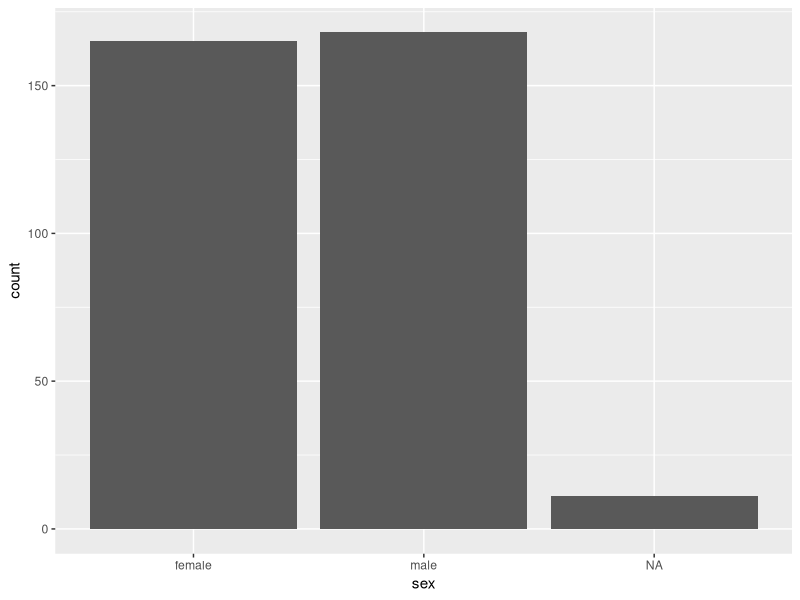
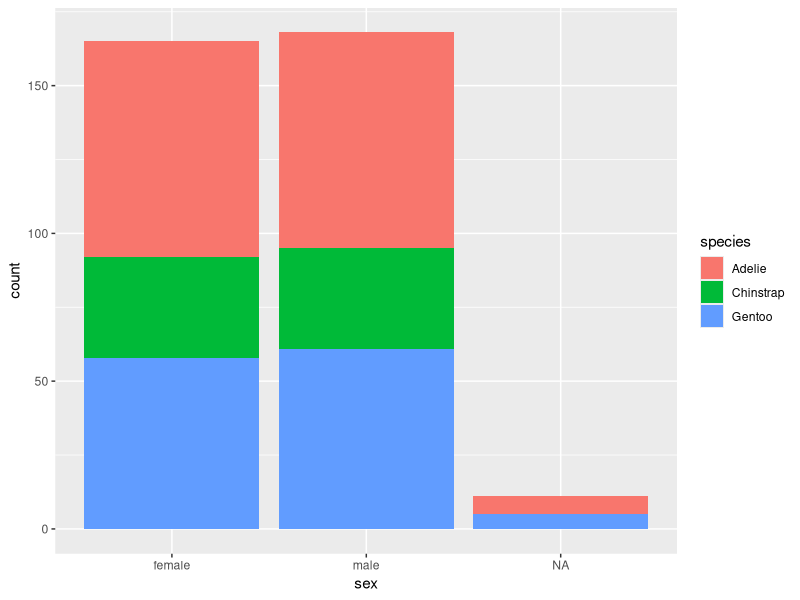
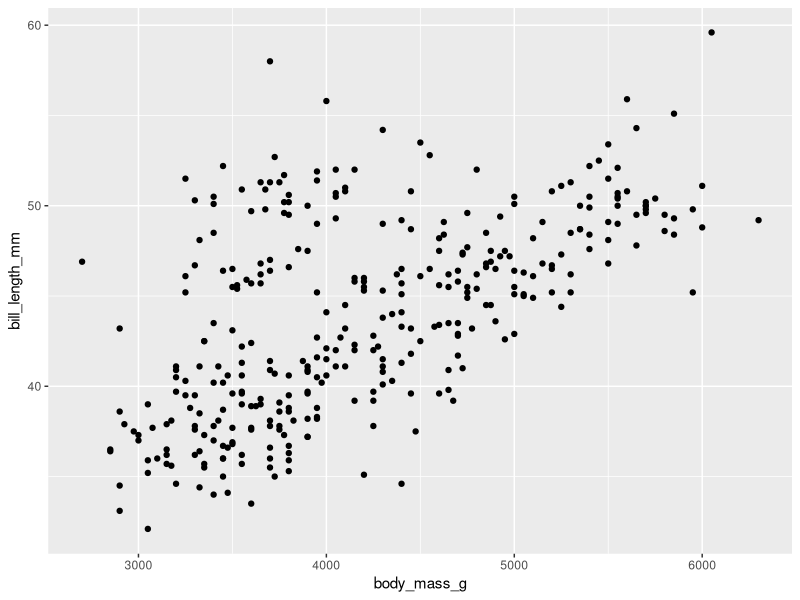
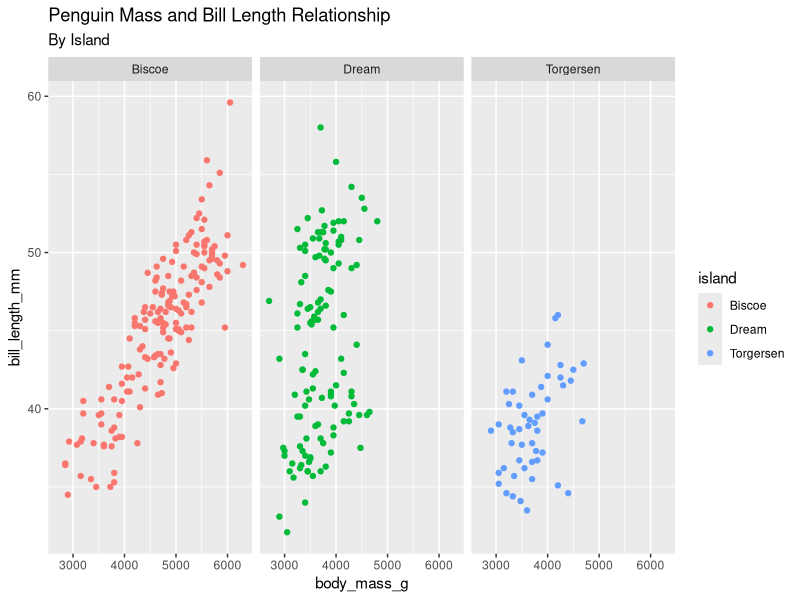
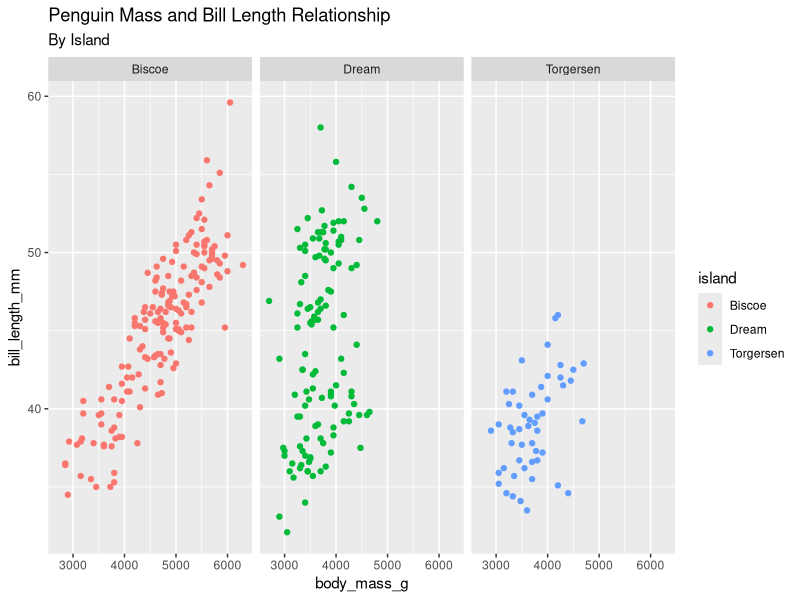
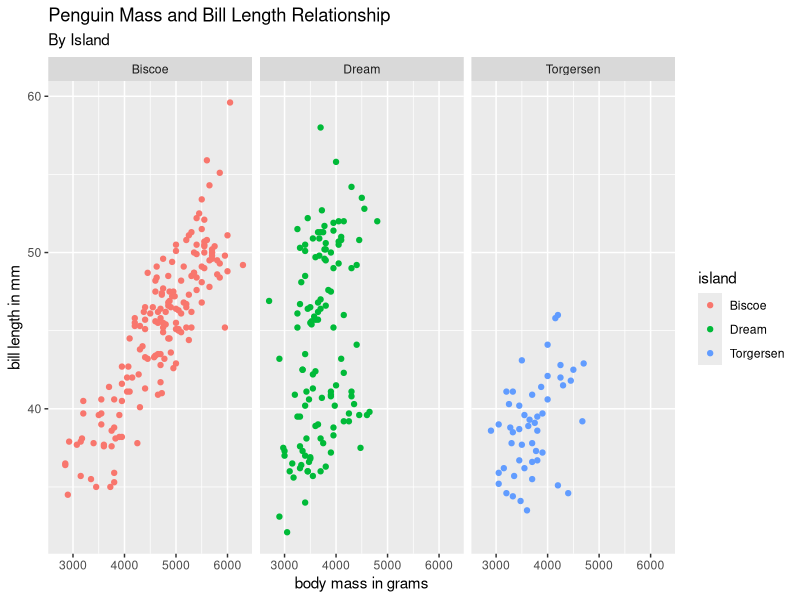

Recreate these plots in R, in order.
## ---- chunk 1

library(palmerpenguins)
library(skimr)
library(skimr)
library(tidyverse)
library(dplyr)
library(ggplot2)
library(skimr)
library(tidyverse)

## ---- chunk 2
skim_without_charts(penguins)
## ---- chunk 3
colnames(penguins)
## ---- chunk 4
glimpse(penguins)
## ---- chunk 5
penguins %>%
  count(species)
## ---- chunk 6
penguins %>%
  group_by(sex) %>%
  summarise(mean(bill_length_mm), mean(bill_depth_mm), mean(flipper_length_mm),mean(body_mass_g))
## ---- chunk 7
penguins %>%
  drop_na() %>%
  group_by(island) %>%
  summarise(mean(body_mass_g))
## ---- chunk 8
bl <- as.numeric(penguins$bill_length_mm)
bd <- as.numeric(penguins$bill_depth_mm)

cor.test(bl,bd)
## ---- chunk 9

ggplot(data = penguins) +
  geom_bar(mapping = aes(x = sex))

ggplot(data = penguins) +
  geom_bar(mapping = aes(x = sex, fill = species))

ggplot(data = penguins) +
  geom_point(mapping = aes(x = body_mass_g, y = bill_length_mm ))

ggplot(data = penguins) +
  geom_point(mapping = aes(x = body_mass_g, y = bill_length_mm, color = island ))+
  facet_wrap(~island) +
  labs(title = "Penguin Mass and Bill Length Relationship", subtitle = "By Island") 

ggplot(data = penguins) +
  geom_point(mapping = aes(x = body_mass_g, y = bill_length_mm, color = island ))+
  facet_wrap(~island) +
  labs(title = "Penguin Mass and Bill Length Relationship", subtitle = "By Island")

ggplot(data = penguins) +
  geom_point(mapping = aes(x = body_mass_g, y = bill_length_mm, color = island ))+
  facet_wrap(~island) +
  labs(title = "Penguin Mass and Bill Length Relationship", subtitle = "By Island", x = "body mass in grams", y = "bill length in mm")  

  
